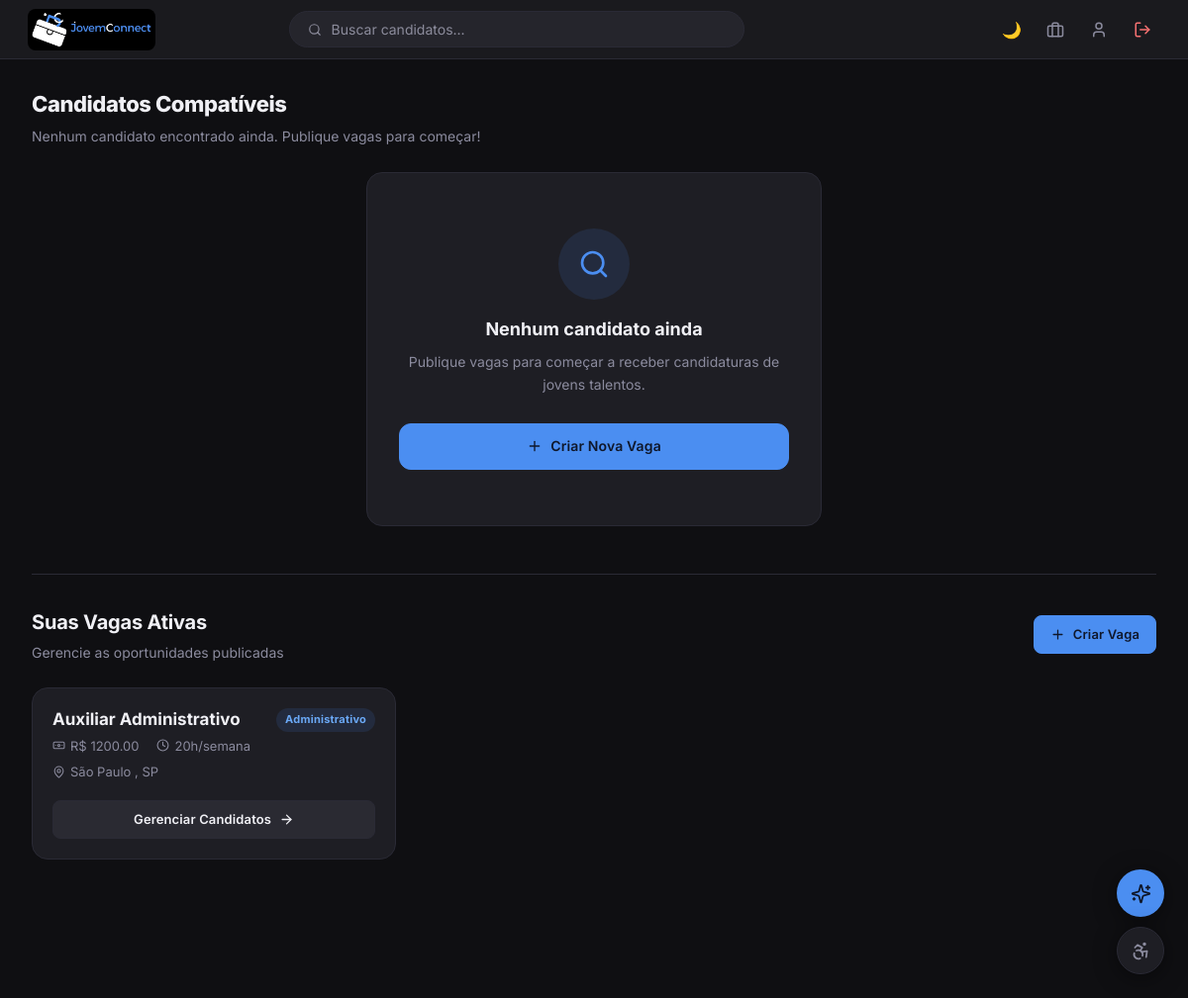
/dashboard/empresa.php (signed in), run on the app's committed database.
### tables this page shows
CREATE TABLE `vagas` (
  `id`            INT(11)      NOT NULL AUTO_INCREMENT,
  `empresa_id`    INT(11)      NOT NULL,
  `titulo`        VARCHAR(150) NOT NULL,
  `descricao`     TEXT         DEFAULT NULL,
  `cidade`        VARCHAR(100) DEFAULT NULL,
  `estado`        VARCHAR(50)  DEFAULT NULL,
  `cep`           VARCHAR(9)   DEFAULT NULL   COMMENT 'Para cálculo de distância pela IA',
  `salario`       VARCHAR(50)  DEFAULT NULL   COMMENT 'Mantido como VARCHAR (ex: 1.200,00 ou A combinar)',
  `tipo_contrato` VARCHAR(50)  DEFAULT NULL   COMMENT 'Ex: Jovem Aprendiz, Estágio',
   
  `carga_horaria` VARCHAR(20)  DEFAULT NULL   COMMENT 'Ex: 20h/semana',
  `area`          VARCHAR(100) DEFAULT NULL   COMMENT 'Ex: Administrativo, TI, Vendas',
  `criado_em`     TIMESTAMP    NOT NULL DEFAULT CURRENT_TIMESTAMP,
  `atualizado_em` TIMESTAMP    NOT NULL DEFAULT CURRENT_TIMESTAMP ON UPDATE CURRENT_TIMESTAMP,
  PRIMARY KEY (`id`),
  KEY `idx_vaga_empresa` (`empresa_id`),
  KEY `idx_vaga_area`    (`area`),
  KEY `idx_vaga_cidade`  (`cidade`),
  CONSTRAINT `fk_vaga_empresa`
    FOREIGN KEY (`empresa_id`) REFERENCES `empresas` (`id`) ON DELETE CASCADE
);

### dashboard/empresa.php (the view, shortened to what the rows shown need)
<?php
require_once dirname(__DIR__) . "/includes/config.php";
$empresa_id = intval($_SESSION['empresa_id']);
$stmt = $conn->prepare(
    "SELECT nome_empresa, area_atuacao FROM empresas WHERE id = ? LIMIT 1"
);
$stmt->bind_param("i", $empresa_id);
$stmt->execute();
$empresa      = $stmt->get_result()->fetch_assoc();
$empresa_area = $empresa['area_atuacao']  ?? null;
$cols_moderacao = jc_stage7_disponivel($conn) ? ", moderacao_status, moderacao_motivo"
                                              : ", NULL AS moderacao_status, NULL AS moderacao_motivo";
$stmt_vagas = $conn->prepare(
    "SELECT id, titulo, cidade, estado, area, salario, carga_horaria{$cols_moderacao}
     FROM   vagas
     WHERE  empresa_id = ?
     ORDER  BY criado_em DESC"
);
$stmt_vagas->bind_param("i", $empresa_id);
$stmt_vagas->execute();
$result_vagas  = $stmt_vagas->get_result();
$total_vagas   = $result_vagas->num_rows;
$stmt_cands = $conn->prepare(
    "SELECT
         j.id,
         j.nome,
         j.cidade,
         j.estado,
         j.area_interesse,
         j.resumo_profissional,
         j.escolaridade_curso,
         j.escolaridade_tipo,
         TIMESTAMPDIFF(YEAR, j.data_nascimento, CURDATE()) AS idade,
         c.vaga_id  AS vaga_id_card,
         v.titulo   AS vaga_titulo_card
     FROM   jovens j
     JOIN   candidaturas c ON c.jovem_id = j.id
     JOIN   vagas        v ON c.vaga_id  = v.id
     WHERE  v.empresa_id   = ?
       AND  j.perfil_publico = 1" . jc_jovens_ativos_sql($conn, 'j') . "
     ORDER  BY c.criado_em DESC"
);
$stmt_cands->bind_param("i", $empresa_id);
$stmt_cands->execute();
$result_cands = $stmt_cands->get_result();
$modo_fallback = false;
if ($result_cands->num_rows === 0 && $empresa_area) {
    $modo_fallback = true;
}
if ($modo_fallback && $total_vagas === 1) {
    $result_vagas->data_seek(0);
    $result_vagas->data_seek(0);
}
?>
<!DOCTYPE html>
<html lang="pt-br" data-theme="dark">
<head>
    <link rel="stylesheet" href="../Assets/css/style.css">
</head>
<body>
<div class="dashboard-wrap">
<main class="dashboard-main">
    <div class="page-heading fade-up">
        <h1>Candidatos Compatíveis</h1>
    </div>
    <div class="page-heading fade-up">
        <div class="d-flex align-center justify-between">
            <div>
                <h2 style="font-size:20px;font-weight:700;letter-spacing:-.01em;">
                    Suas Vagas Ativas
                </h2>
            </div>
        </div>
    </div>
    <?php if ($total_vagas > 0): ?>
    <div class="items-grid fade-up">
        <?php while ($vaga = $result_vagas->fetch_assoc()): ?>
        <div class="job-card">
            <div class="job-card-top">
                <h3 class="job-card-title"><?= htmlspecialchars($vaga['titulo']) ?></h3>
                <?php if (!empty($vaga['area'])): ?>
                <span class="badge badge-area"><?= htmlspecialchars($vaga['area']) ?></span>
                <?php endif; ?>
            </div>
            <div class="job-card-meta">
                <?php if (!empty($vaga['salario'])): ?>
                <div class="job-card-meta-item">
                    <span class="i i-banknote" aria-hidden="true"></span>
                    <span>R$ <?= htmlspecialchars($vaga['salario']) ?></span>
                </div>
                <?php endif; ?>
                <?php if (!empty($vaga['carga_horaria'])): ?>
                <div class="job-card-meta-item">
                    <span class="i i-clock" aria-hidden="true"></span>
                    <span><?= htmlspecialchars($vaga['carga_horaria']) ?></span>
                </div>
                <?php endif; ?>
            </div>
            <?php if (!empty($vaga['cidade'])): ?>
            <div class="job-card-location">
                <span class="i i-map-pin" aria-hidden="true"></span>
                <span>
                    <?= htmlspecialchars($vaga['cidade']) ?>
                    <?= !empty($vaga['estado']) ? ', ' . htmlspecialchars($vaga['estado']) : '' ?>
                </span>
            </div>
            <?php endif; ?>
            <div class="job-card-footer">
                <a href="../Vagas/candidatos.php?id=<?= intval($vaga['id']) ?>&amp;voltar=painel"
                   class="btn btn-ghost btn-sm btn-full">
                    Gerenciar Candidatos <span class="i i-arrow-right" aria-hidden="true"></span>
                </a>
            </div>
        </div>
        <?php endwhile; ?>
    </div>
    <?php endif; ?>
</main>
</div>
</body>
</html>

### data on the page
vagas: titulo "Auxiliar Administrativo", area "Administrativo", salario "1200.00", carga_horaria "20h/semana", cidade "São Paulo", estado "SP"
